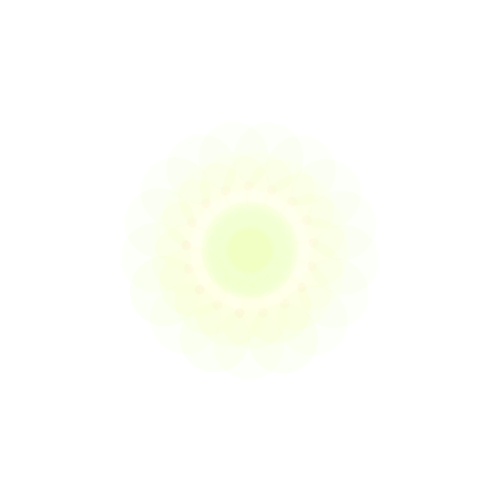
Frame 1 (no input)
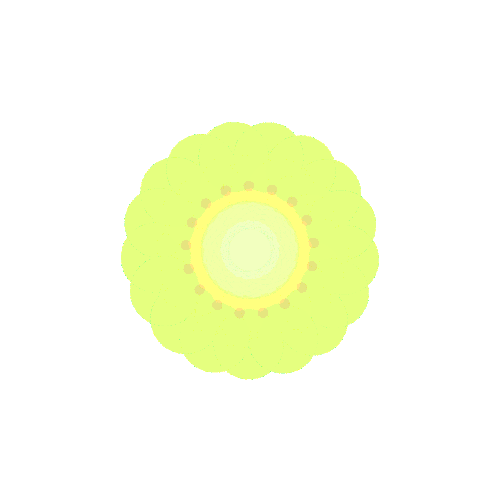
Frame 60 (the mouse pressed at the canvas centre just before this capture)
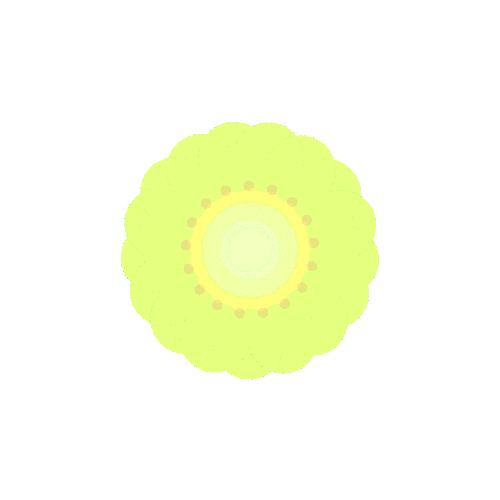
Frame 120 (the mouse held since frame 60 and released just before this capture)

The Processing sketch that drew these frames (run headless with seeded random() and noise(); from frame 60 on, the mouse is pressed at the canvas centre):

// Processing sketch: processing_84136
// ── processing_84136.pde

void setup()
{

  size(500,500);
background(255);
smooth();
noStroke();

 
}

void draw()
{

// translate permet de déplacer une forme sur l'axe des x et celui des y.



translate(250,250);
rotate(PI/11);
  
  fill(231,255,174,10);
 ellipse(10, 10, 70, 70);
  rotate(PI/17);
 
  fill(258,255,121,5);
 ellipse(50, 40, 70, 70);
  rotate(PI/17); 
 
   fill(180,255,121,5);
 ellipse(80, 50, 70, 70);
  rotate(PI/17);  
   
   fill(250,155,121,5);
 ellipse(40, 50, 10, 10);
  rotate(PI/17);

  fill(231,255,174,10);
 ellipse(10, 10, 70, 70);
  rotate(PI/17);
 
  fill(258,255,121,5);
 ellipse(50, 40, 70, 70);
  rotate(PI/17); 
 
   fill(180,255,121,5);
 ellipse(80, 50, 70, 70);
  rotate(PI/17);  
   
   fill(250,155,121,5);
 ellipse(40, 50, 10, 10);
  rotate(PI/17);  fill(231,255,174,10);
 ellipse(10, 10, 70, 70);
  rotate(PI/17);
 
  fill(258,255,121,5);
 ellipse(50, 40, 70, 70);
  rotate(PI/17); 
 
   fill(180,255,121,5);
 ellipse(80, 50, 70, 70);
  rotate(PI/17);  
   
   fill(250,155,121,5);
 ellipse(40, 50, 10, 10);
  rotate(PI/17);  fill(231,255,174,10);
 ellipse(10, 10, 70, 70);
  rotate(PI/17);
 
  fill(258,255,121,5);
 ellipse(50, 40, 70, 70);
  rotate(PI/17); 
 
   fill(180,255,121,5);
 ellipse(80, 50, 70, 70);
  rotate(PI/17);  
   
   fill(250,155,121,5);
 ellipse(40, 50, 10, 10);
  rotate(PI/17);  fill(231,255,174,10);
 ellipse(10, 10, 70, 70);
  rotate(PI/17);
 
  fill(258,255,121,5);
 ellipse(50, 40, 70, 70);
  rotate(PI/17); 
 
   fill(180,255,121,5);
 ellipse(80, 50, 70, 70);
  rotate(PI/17);  
   
   fill(250,155,121,5);
 ellipse(40, 50, 10, 10);
  rotate(PI/17);  fill(231,255,174,10);
 ellipse(10, 10, 70, 70);
  rotate(PI/17);
 
  fill(258,255,121,5);
 ellipse(50, 40, 70, 70);
  rotate(PI/17); 
 
   fill(180,255,121,5);
 ellipse(80, 50, 70, 70);
  rotate(PI/17);  
   
   fill(250,155,121,5);
 ellipse(40, 50, 10, 10);
  rotate(PI/17);  fill(231,255,174,10);
 ellipse(10, 10, 70, 70);
  rotate(PI/17);
 
  fill(258,255,121,5);
 ellipse(50, 40, 70, 70);
  rotate(PI/17); 
 
   fill(180,255,121,5);
 ellipse(80, 50, 70, 70);
  rotate(PI/17);  
   
   fill(250,155,121,5);
 ellipse(40, 50, 10, 10);
  rotate(PI/17);  fill(231,255,174,10);
 ellipse(10, 10, 70, 70);
  rotate(PI/17);
 
  fill(258,255,121,5);
 ellipse(50, 40, 70, 70);
  rotate(PI/17); 
 
   fill(180,255,121,5);
 ellipse(80, 50, 70, 70);
  rotate(PI/17);  
   
   fill(250,155,121,5);
 ellipse(40, 50, 10, 10);
  rotate(PI/17);
  fill(231,255,174,10);
 ellipse(10, 10, 70, 70);
  rotate(PI/17);
 
  fill(258,255,121,5);
 ellipse(50, 40, 70, 70);
  rotate(PI/17); 
 
   fill(180,255,121,5);
 ellipse(80, 50, 70, 70);
  rotate(PI/17);  
   
   fill(250,155,121,5);
 ellipse(40, 50, 10, 10);
  rotate(PI/17);  fill(231,255,174,10);
 ellipse(10, 10, 70, 70);
  rotate(PI/17);
 
  fill(258,255,121,5);
 ellipse(50, 40, 70, 70);
  rotate(PI/17); 
 
   fill(180,255,121,5);
 ellipse(80, 50, 70, 70);
  rotate(PI/17);  
   
   fill(250,155,121,5);
 ellipse(40, 50, 10, 10);
  rotate(PI/17);  fill(231,255,174,10);
 ellipse(10, 10, 70, 70);
  rotate(PI/17);
 
  fill(258,255,121,5);
 ellipse(50, 40, 70, 70);
  rotate(PI/17); 
 
   fill(180,255,121,5);
 ellipse(80, 50, 70, 70);
  rotate(PI/17);  
   
   fill(250,155,121,5);
 ellipse(40, 50, 10, 10);
  rotate(PI/17);  fill(231,255,174,10);
 ellipse(10, 10, 70, 70);
  rotate(PI/17);
 
  fill(258,255,121,5);
 ellipse(50, 40, 70, 70);
  rotate(PI/17); 
 
   fill(180,255,121,5);
 ellipse(80, 50, 70, 70);
  rotate(PI/17);  
   
   fill(250,155,121,5);
 ellipse(40, 50, 10, 10);
  rotate(PI/17);  fill(231,255,174,10);
 ellipse(10, 10, 70, 70);
  rotate(PI/17);
 
  fill(258,255,121,5);
 ellipse(50, 40, 70, 70);
  rotate(PI/17); 
 
   fill(180,255,121,5);
 ellipse(80, 50, 70, 70);
  rotate(PI/17);  
   
   fill(250,155,121,5);
 ellipse(40, 50, 10, 10);
  rotate(PI/17);  fill(231,255,174,10);
 ellipse(10, 10, 70, 70);
  rotate(PI/17);
 
  fill(258,255,121,5);
 ellipse(50, 40, 70, 70);
  rotate(PI/17); 
 
   fill(180,255,121,5);
 ellipse(80, 50, 70, 70);
  rotate(PI/17);  
   
   fill(250,155,121,5);
 ellipse(40, 50, 10, 10);
  rotate(PI/17);  fill(231,255,174,10);
 ellipse(10, 10, 70, 70);
  rotate(PI/17);
 
  fill(258,255,121,5);
 ellipse(50, 40, 70, 70);
  rotate(PI/17); 
 
   fill(180,255,121,5);
 ellipse(80, 50, 70, 70);
  rotate(PI/17);  
   
   fill(250,155,121,5);
 ellipse(40, 50, 10, 10);
  rotate(PI/17);  fill(231,255,174,10);
 ellipse(10, 10, 70, 70);
  rotate(PI/17);
 
  fill(258,255,121,5);
 ellipse(50, 40, 70, 70);
  rotate(PI/17); 
 
   fill(180,255,121,5);
 ellipse(80, 50, 70, 70);
  rotate(PI/17);  
   
   fill(250,155,121,5);
 ellipse(40, 50, 10, 10);
  rotate(PI/17);  fill(231,255,174,10);
 ellipse(10, 10, 70, 70);
  rotate(PI/17);
 
  fill(258,255,121,5);
 ellipse(50, 40, 70, 70);
  rotate(PI/17); 
 
   fill(180,255,121,5);
 ellipse(80, 50, 70, 70);
  rotate(PI/17);  
   
   fill(250,155,121,5);
 ellipse(40, 50, 10, 10);
  rotate(PI/17);  fill(231,255,174,10);
 ellipse(10, 10, 70, 70);
  rotate(PI/17);
 
  fill(258,255,121,5);
 ellipse(50, 40, 70, 70);
  rotate(PI/17); 
 
   fill(180,255,121,5);
 ellipse(80, 50, 70, 70);
  rotate(PI/17);  
   
   fill(250,155,121,5);
 ellipse(40, 50, 10, 10);
  rotate(PI/17);  fill(231,255,174,10);
 ellipse(10, 10, 70, 70);
  rotate(PI/17);
 
  fill(258,255,121,5);
 ellipse(50, 40, 70, 70);
  rotate(PI/17); 
 
   fill(180,255,121,5);
 ellipse(80, 50, 70, 70);
  rotate(PI/17);  
   
   fill(250,155,121,5);
 ellipse(40, 50, 10, 10);
  rotate(PI/17);  
    fill(231,255,174,10);
 ellipse(10, 10, 70, 70);
  rotate(PI/17);
 
  fill(258,255,121,5);
 ellipse(50, 40, 70, 70);
  rotate(PI/17); 
 
   fill(180,255,121,5);
 ellipse(80, 50, 70, 70);
  rotate(PI/17);  
   
   fill(250,155,121,5);
 ellipse(40, 50, 10, 10);
  rotate(PI/17);  fill(231,255,174,10);
 ellipse(10, 10, 70, 70);
  rotate(PI/17);
 
  fill(258,255,121,5);
 ellipse(50, 40, 70, 70);
  rotate(PI/17); 
 
   fill(180,255,121,5);
 ellipse(80, 50, 70, 70);
  rotate(PI/17);  
   
   fill(250,155,121,5);
 ellipse(40, 50, 10, 10);
  rotate(PI/17);  fill(231,255,174,10);
 ellipse(10, 10, 70, 70);
  rotate(PI/17);
 
  fill(258,255,121,5);
 ellipse(50, 40, 70, 70);
  rotate(PI/17); 
 
   fill(180,255,121,5);
 ellipse(80, 50, 70, 70);
  rotate(PI/17);  
   
   fill(250,155,121,5);
 ellipse(40, 50, 10, 10);
  rotate(PI/17);  fill(231,255,174,10);
 ellipse(10, 10, 70, 70);
  rotate(PI/17);
 
  fill(258,255,121,5);
 ellipse(50, 40, 70, 70);
  rotate(PI/17); 
 
   fill(180,255,121,5);
 ellipse(80, 50, 70, 70);
  rotate(PI/17);  
   
   fill(250,155,121,5);
 ellipse(40, 50, 10, 10);
  rotate(PI/17);  fill(231,255,174,10);
 ellipse(10, 10, 70, 70);
  rotate(PI/17);
 
  fill(258,255,121,5);
 ellipse(50, 40, 70, 70);
  rotate(PI/17); 
 
   fill(180,255,121,5);
 ellipse(80, 50, 70, 70);
  rotate(PI/17);  
   
   fill(250,155,121,5);
 ellipse(40, 50, 10, 10);
  rotate(PI/17);  fill(231,255,174,10);
 ellipse(10, 10, 70, 70);
  rotate(PI/17);
 
  fill(258,255,121,5);
 ellipse(50, 40, 70, 70);
  rotate(PI/17); 
 
   fill(180,255,121,5);
 ellipse(80, 50, 70, 70);
  rotate(PI/17);  
   
   fill(250,155,121,5);
 ellipse(40, 50, 10, 10);
  rotate(PI/17);  fill(231,255,174,10);
 ellipse(10, 10, 70, 70);
  rotate(PI/17);
 
  fill(258,255,121,5);
 ellipse(50, 40, 70, 70);
  rotate(PI/17); 
 
   fill(180,255,121,5);
 ellipse(80, 50, 70, 70);
  rotate(PI/17);  
   
   fill(250,155,121,5);
 ellipse(40, 50, 10, 10);
  rotate(PI/17);  fill(231,255,174,10);
 ellipse(10, 10, 70, 70);
  rotate(PI/17);
 
  fill(258,255,121,5);
 ellipse(50, 40, 70, 70);
  rotate(PI/17); 
 
   fill(180,255,121,5);
 ellipse(80, 50, 70, 70);
  rotate(PI/17);  
   
   fill(250,155,121,5);
 ellipse(40, 50, 10, 10);
  rotate(PI/17);  fill(231,255,174,10);
 ellipse(10, 10, 70, 70);
  rotate(PI/17);
 
  fill(258,255,121,5);
 ellipse(50, 40, 70, 70);
  rotate(PI/17); 
 
   fill(180,255,121,5);
 ellipse(80, 50, 70, 70);
  rotate(PI/17);  
   
   fill(250,155,121,5);
 ellipse(40, 50, 10, 10);
  rotate(PI/17);  fill(231,255,174,10);
 ellipse(10, 10, 70, 70);
  rotate(PI/17);
 
  fill(258,255,121,5);
 ellipse(50, 40, 70, 70);
  rotate(PI/17); 
 
   fill(180,255,121,5);
 ellipse(80, 50, 70, 70);
  rotate(PI/17);  
   
   fill(250,155,121,5);
 ellipse(40, 50, 10, 10);
  rotate(PI/17);  fill(231,255,174,10);
 ellipse(10, 10, 70, 70);
  rotate(PI/17);
 
  fill(258,255,121,5);
 ellipse(50, 40, 70, 70);
  rotate(PI/17); 
 
   fill(180,255,121,5);
 ellipse(80, 50, 70, 70);
  rotate(PI/17);  
   
   fill(250,155,121,5);
 ellipse(40, 50, 10, 10);
  rotate(PI/17);  fill(231,255,174,10);
 ellipse(10, 10, 70, 70);
  rotate(PI/17);
 
  fill(258,255,121,5);
 ellipse(50, 40, 70, 70);
  rotate(PI/17); 
 
   fill(180,255,121,5);
 ellipse(80, 50, 70, 70);
  rotate(PI/17);  
   
   fill(250,155,121,5);
 ellipse(40, 50, 10, 10);
  rotate(PI/17);  fill(231,255,174,10);
 ellipse(10, 10, 70, 70);
  rotate(PI/17);
 
  fill(258,255,121,5);
 ellipse(50, 40, 70, 70);
  rotate(PI/17); 
 
   fill(180,255,121,5);
 ellipse(80, 50, 70, 70);
  rotate(PI/17);  
   
   fill(250,155,121,5);
 ellipse(40, 50, 10, 10);
  rotate(PI/17);  fill(231,255,174,10);
 ellipse(10, 10, 70, 70);
  rotate(PI/17);
 
  fill(258,255,121,5);
 ellipse(50, 40, 70, 70);
  rotate(PI/17); 
 
   fill(180,255,121,5);
 ellipse(80, 50, 70, 70);
  rotate(PI/17);  
   
   fill(250,155,121,5);
 ellipse(40, 50, 10, 10);
  rotate(PI/17);  fill(231,255,174,10);
 ellipse(10, 10, 70, 70);
  rotate(PI/17);
 
  fill(258,255,121,5);
 ellipse(50, 40, 70, 70);
  rotate(PI/17); 
 
   fill(180,255,121,5);
 ellipse(80, 50, 70, 70);
  rotate(PI/17);  
   
   fill(250,155,121,5);
 ellipse(40, 50, 10, 10);
  rotate(PI/17);  fill(231,255,174,10);
 ellipse(10, 10, 70, 70);
  rotate(PI/17);
 
  fill(258,255,121,5);
 ellipse(50, 40, 70, 70);
  rotate(PI/17); 
 
   fill(180,255,121,5);
 ellipse(80, 50, 70, 70);
  rotate(PI/17);  
   
   fill(250,155,121,5);
 ellipse(40, 50, 10, 10);
  rotate(PI/17);  fill(231,255,174,10);
 ellipse(10, 10, 70, 70);
  rotate(PI/17);
 
  fill(258,255,121,5);
 ellipse(50, 40, 70, 70);
  rotate(PI/17); 
 
   fill(180,255,121,5);
 ellipse(80, 50, 70, 70);
  rotate(PI/17);  
   
   fill(250,155,121,5);
 ellipse(40, 50, 10, 10);
  rotate(PI/17);  fill(231,255,174,10);
 ellipse(10, 10, 70, 70);
  rotate(PI/17);
 
  fill(258,255,121,5);
 ellipse(50, 40, 70, 70);
  rotate(PI/17); 
 
   fill(180,255,121,5);
 ellipse(80, 50, 70, 70);
  rotate(PI/17);  
   
   fill(250,155,121,5);
 ellipse(40, 50, 10, 10);
  rotate(PI/17);
   
 
  

  

  

}
